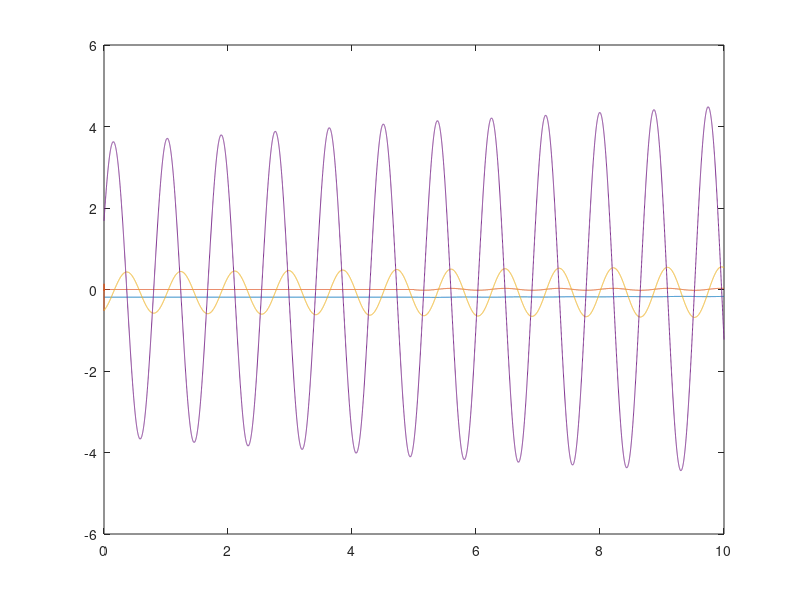
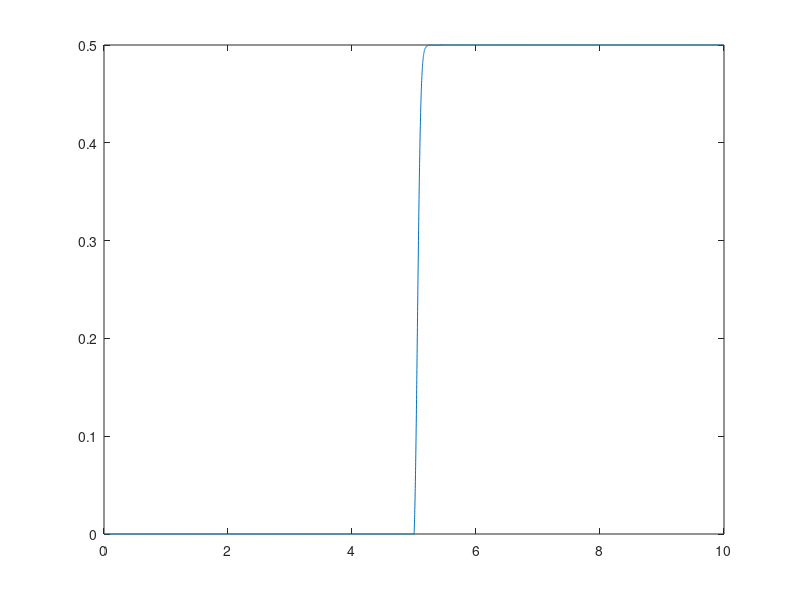
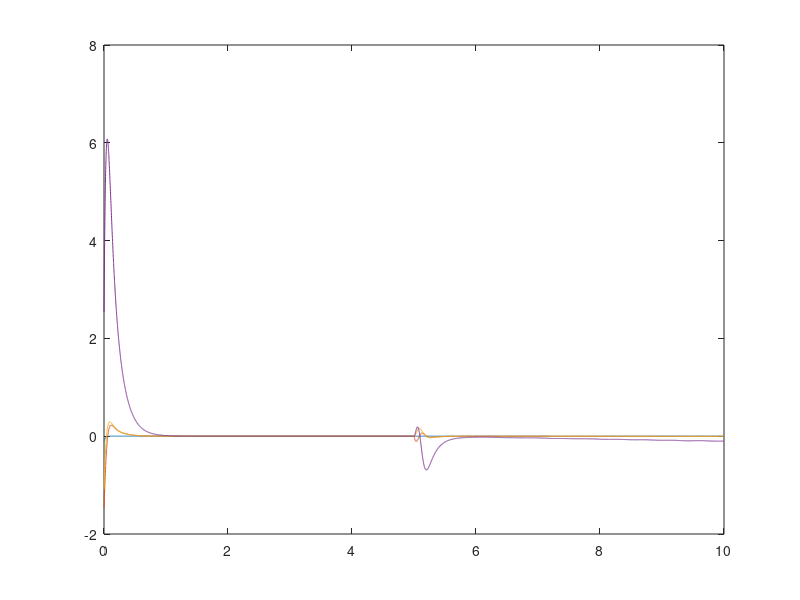

Write the MATLAB code that produced these figures, in order.
clc
clear
close all

%% Simulation Time Vars

dt = 0.001;
SimTime = 10;
t = (0:dt:SimTime)';
nt = numel(t);

%% Single-Link Flexible Joint Robot System Params

A = [1, 1e-3, 0, 0; -0.05, 1, 0.05, 0; 0, 0, 1, 1e-3; 0.02, 0, -0.02, 1];
B = [0, 0.0216, 0, 0]';
f = @(x) [0, 0, 0, -0.0333 * sin(x)]';

A_tilde = diag(linspace(-0.8, 0.8, 4));
% A_tilde = 0.1 * eye(4);

%% Designing Params

M = zeros(4); M(4, 3) = 0.06;
N = zeros(4); N(3, 3) = 0.06;

H = [16.956, 0, 0, 0; 0, 17.82, -9.07, 0.138; 0, -9.07, 21.824, -1.526; 0, 0.138, -1.526, 0.4060];
Y = [0.8478, 0.0085, 0, 0; -0.4317, 0.8473, 0, 0; 0.2055, -0.0798, 0, 0; 0.0006, -0.0025, 0, 0];

Q = 0.1 * eye(4);
L = A - H \ Y;

%% Simulation

x = zeros(4, nt);
x(:, 1) = randn(4, 1);

x_bar = zeros(4, nt);
x_bar(:, 1) = randn(4, 1);

x_tilde = zeros(4, nt);
x_tilde(:, 1) = x(:, 1) - x_bar(:, 1);

theta = zeros(nt, 1);
theta_bar = zeros(nt, 1);
theta_tilde = zeros(nt, 1);

for k = 1:nt - 1

    % u(k) = 1;


    u(k) = B \ ((A_tilde - A) * x(:, k) - f(x(3, k))) / (1 - theta(k));
    PI = - B * u(k);

    if k*dt > 5
        theta(k) = 0.5;
    end

    x(:, k+1) = A * x(:, k) + f(x(3, k)) + B * u(k) + PI * theta(k);
    
    XI = 2 * (PI * PI' + Q)^(-1);
    
    
    x_tilde(:, k+1) = L * x_tilde(:, k) + PI * theta_tilde(k) + (f(x(3, k)) - f(x_bar(3, k)));
    
    x_bar(:, k+1) = A * x_bar(:, k) + f(x_bar(3, k)) + B * u(k) + PI * theta_bar(k) + H \ Y * x_tilde(:, k);
    
    
    theta_bar(k+1) = theta_bar(k) + PI' * XI * (x_tilde(:, k+1) - L * x_tilde(:, k) - (f(x(3, k)) - f(x_bar(3, k))));
    theta_tilde(k+1) = theta(k) - theta_bar(k);

    

end

x = x';
figure
plot(t, x)
figure
plot(t, theta_bar)
figure
plot(t, x_tilde')



